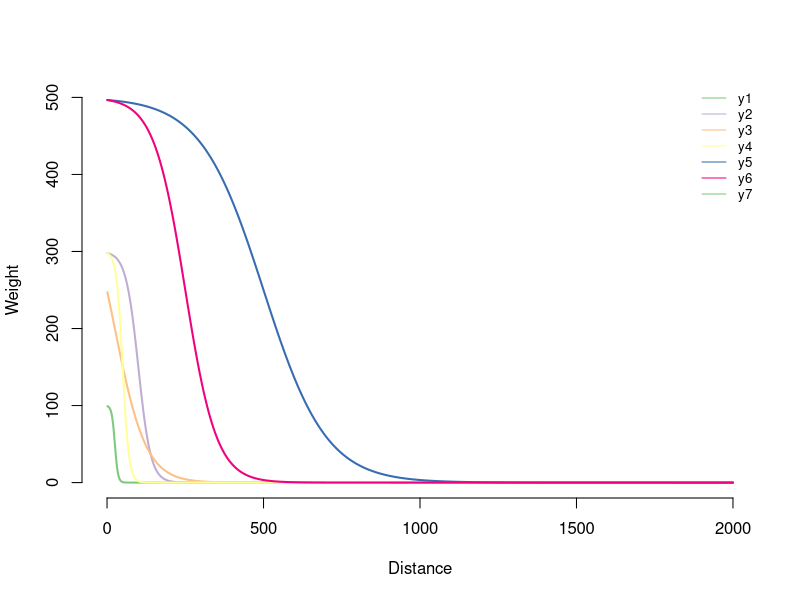

Here is the R script that generated this plot:
library(RColorBrewer)
library(here)

proj.name <- "LCM_data_1mlrg_1m_20190729"
setwd(here("outputs", proj.name))
rules <- read.csv("rules.csv")
rules <- rules[order(rules$weight),]
rules$curve <- NULL

# add curves
rules$att <- paste(rules$a,rules$b, rules$scalar, sep = "-")
curves <- data.frame(att = unique(rules$att))
curves$curve <- paste("y",1:nrow(curves), sep = "")
rules <- merge(rules, curves, by = "att")

rules <- rules[!duplicated(rules$curve), ]
rules <- rules[order(rules$curve), ]
png("curves.png", width = 6, height = 4, units = "in", res = 600)

# dev.new(width=24,height=16,noRStudioGD = TRUE)
val <- function(x, a, b, scalar, weight) {
    (1/(1 + (exp(((x/scalar) - a) * b)))) * weight
}
plotcol <- brewer.pal(6, "Accent")
plot(1, type = "n", xlim = c(0, 2000), ylim = c(0, max(rules$weight)), xlab = "Distance", ylab = "Weight", bty = "n")
for (s in 1:nrow(rules)) {
    lines(val(1:2000, a = rules$a[s], b = rules$b[s], scalar = rules$scalar[s], weight = rules$weight[s]), type = "l", col = plotcol[s], lwd = 2)
}
legend("topright", legend = rules$curve, col = plotcol, lty = c(1, 1), cex = 0.8, bty = "n")

dev.off()
